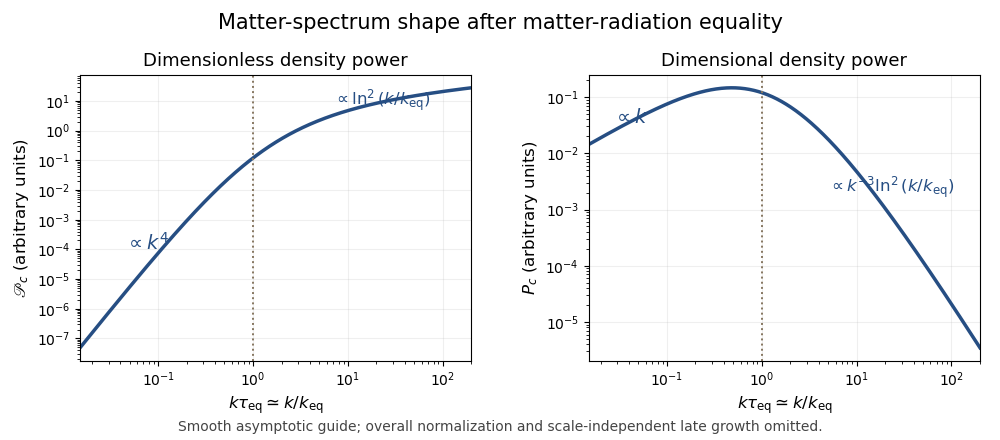

Here is the Python script that generated this plot:
"""Sketch equality asymptotes; write the opaque PNG basename only in caller cwd."""
import numpy as np
import matplotlib
matplotlib.use('Agg')
import matplotlib.pyplot as plt
x=np.geomspace(0.015,200,600)
# Smooth guide, not an exact transfer solution: x^4 at low x; log^2 x at high x.
power=(x*np.log1p(x)/(1+x))**2
fig,axes=plt.subplots(1,2,figsize=(10,4.4),dpi=100,facecolor='white')
for ax,y,title,ylabel in zip(axes,[power,power/x**3],['Dimensionless density power','Dimensional density power'],[r'$\mathscr{P}_c$ (arbitrary units)',r'$P_c$ (arbitrary units)']):
 ax.set_facecolor('white');ax.loglog(x,y,color='#264e83',lw=2.5)
 ax.axvline(1,color='#867660',ls=':',lw=1.4)
 ax.set_title(title,fontsize=13);ax.set_xlabel(r'$k\tau_{\rm eq}\simeq k/k_{\rm eq}$',fontsize=12);ax.set_ylabel(ylabel,fontsize=12)
 ax.grid(True,which='major',alpha=.2);ax.set_xlim(x[0],x[-1])
axes[0].text(.045,1.e-4,r'$\propto k^4$',fontsize=14,color='#264e83')
axes[0].text(7,7,r'$\propto\ln^2(k/k_{\rm eq})$',fontsize=12,color='#264e83')
axes[1].text(.027,.035,r'$\propto k$',fontsize=14,color='#264e83')
axes[1].text(5,.002,r'$\propto k^{-3}\ln^2(k/k_{\rm eq})$',fontsize=12,color='#264e83')
fig.suptitle('Matter-spectrum shape after matter-radiation equality',fontsize=15,y=.97)
fig.text(.5,.02,'Smooth asymptotic guide; overall normalization and scale-independent late growth omitted.',ha='center',fontsize=10,color='#444444')
fig.subplots_adjust(left=.08,right=.98,bottom=.18,top=.83,wspace=.30)
fig.savefig('paper-53-matter-spectrum.png',dpi=100,facecolor='white',transparent=False)
plt.close(fig)
